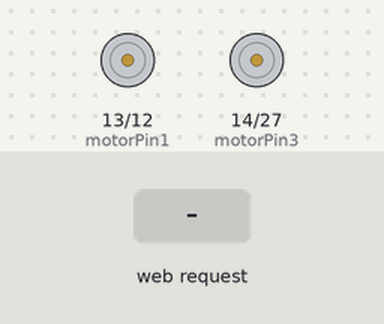
Bench run of a sketch on a simulated ESP32. Parts: motor-driver pin pairs drawn as motors (green arrow = first pin HIGH = forward, orange = second pin HIGH = backward, longer = more drive). The inputs (shaded band) are chosen by the test bench. What the sketch prints to the serial monitor is not drawn.

Above: at 1.2 s.
1.3 s: HTTP request GET /forward received
At 2.5 s:
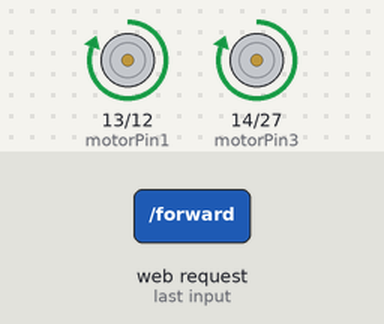
2.8 s: HTTP request GET /backward received
At 3.8 s:
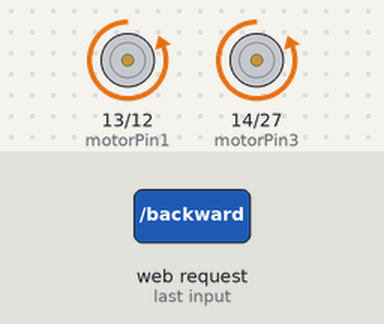
4.3 s: HTTP request GET /left received
At 4.9 s:
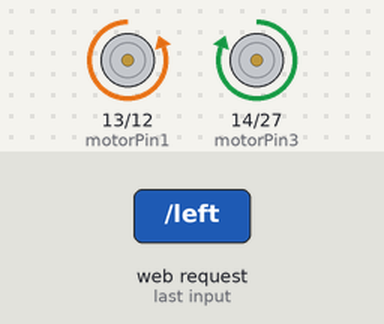
5.8 s: HTTP request GET /right received
At 7.0 s:
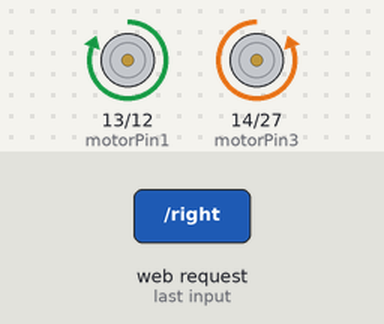
7.3 s: HTTP request GET /stop received
At 8.4 s:
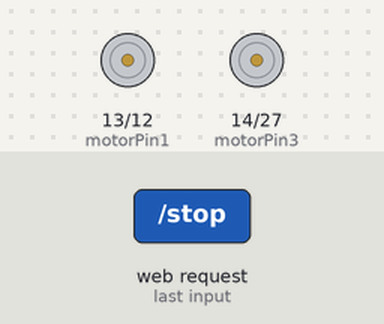
Timing chart, 0 to 9.8 s (numbered marks = the images above; inputs shaded):
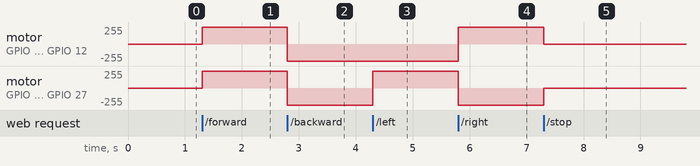

The sketch:

Codefestcode4.ino
```cpp
#include <WiFi.h>
#include <WebServer.h>

const char* ssid = "Kathir_Tank";
const char* password = "12345678";

WebServer server(80);

// Motor pins
const int motorPin1 = 13; // L+
const int motorPin2 = 12; // L-
const int motorPin3 = 14; // R-
const int motorPin4 = 27; // R+


void forward() {
  digitalWrite(motorPin1, HIGH);
  digitalWrite(motorPin2, LOW);
  digitalWrite(motorPin3, HIGH);
  digitalWrite(motorPin4, LOW);
}

void back() {
  digitalWrite(motorPin1, LOW);
  digitalWrite(motorPin2, HIGH);
  digitalWrite(motorPin3, LOW);
  digitalWrite(motorPin4, HIGH);
}

void left() {
  digitalWrite(motorPin1, LOW);
  digitalWrite(motorPin2, HIGH);
  digitalWrite(motorPin3, HIGH);
  digitalWrite(motorPin4, LOW);
}

void right() {
  digitalWrite(motorPin1, HIGH);
  digitalWrite(motorPin2, LOW);
  digitalWrite(motorPin3, LOW);
  digitalWrite(motorPin4, HIGH);
}

void stopMotor() {
  digitalWrite(motorPin1, LOW);
  digitalWrite(motorPin2, LOW);
  digitalWrite(motorPin3, LOW);
  digitalWrite(motorPin4, LOW);
}


void setup() {
  Serial.begin(115200);


  pinMode(motorPin1, OUTPUT);
  pinMode(motorPin2, OUTPUT);
  pinMode(motorPin3, OUTPUT);
  pinMode(motorPin4, OUTPUT);
  stopMotor();

  WiFi.softAP(ssid, password);
  Serial.print("ESP32 IP: ");
  Serial.println(WiFi.softAPIP());

  server.on("/forward", []() {
    forward();
    server.send(200, "text/plain", "Forward");
  });

  server.on("/backward", []() {
    back();
    server.send(200, "text/plain", "Backward");
  });

  server.on("/left", []() {
    left();
    server.send(200, "text/plain", "Left");
  });

  server.on("/right", []() {
    right();
    server.send(200, "text/plain", "Right");
  });

  server.on("/stop", []() {
    stopMotor();
    server.send(200, "text/plain", "Stop");
  });

  server.begin();
  Serial.println("HTTP server started");
}

void loop() {
  server.handleClient();
}
```

Measured:
- after the input at 1.3 s, motor on GPIO 13 (motorPin1) / GPIO 12 (motorPin2), motor on GPIO 14 (motorPin3) / GPIO 27 (motorPin4): stopped → forward 255/255 at once
- after the input at 2.8 s, motor on GPIO 13 (motorPin1) / GPIO 12 (motorPin2), motor on GPIO 14 (motorPin3) / GPIO 27 (motorPin4): forward 255/255 → backward 255/255 at once
- after the input at 4.3 s, motor on GPIO 14 (motorPin3) / GPIO 27 (motorPin4): backward 255/255 → forward 255/255 at once
- after the input at 5.8 s, motor on GPIO 13 (motorPin1) / GPIO 12 (motorPin2): backward 255/255 → forward 255/255 at once; motor on GPIO 14 (motorPin3) / GPIO 27 (motorPin4): forward 255/255 → backward 255/255 at once
- after the input at 7.3 s, motor on GPIO 13 (motorPin1) / GPIO 12 (motorPin2): forward 255/255 → stopped at once; motor on GPIO 14 (motorPin3) / GPIO 27 (motorPin4): backward 255/255 → stopped at once
